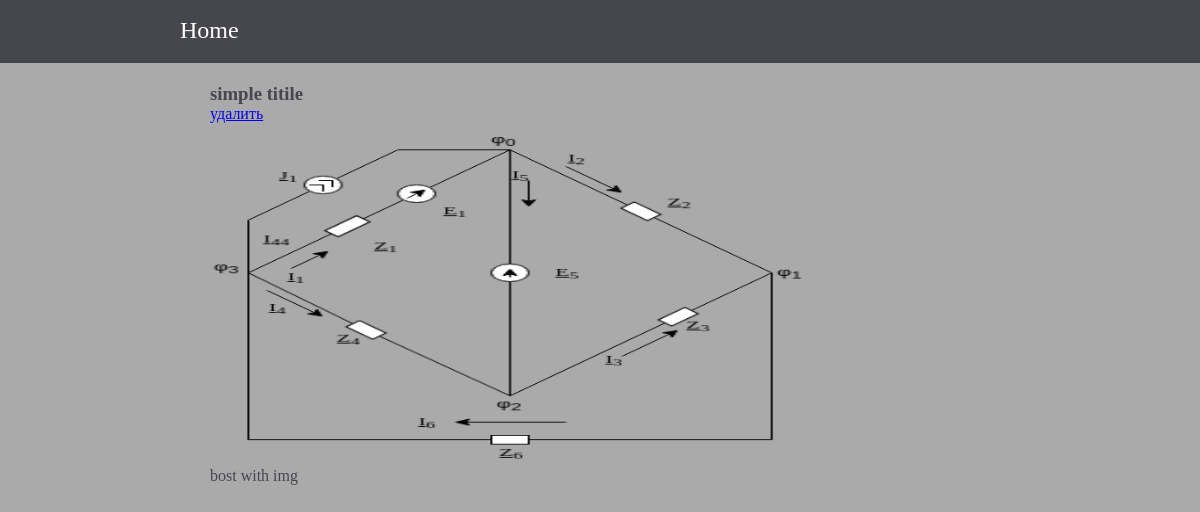
Before: /post_2 with the older database file.
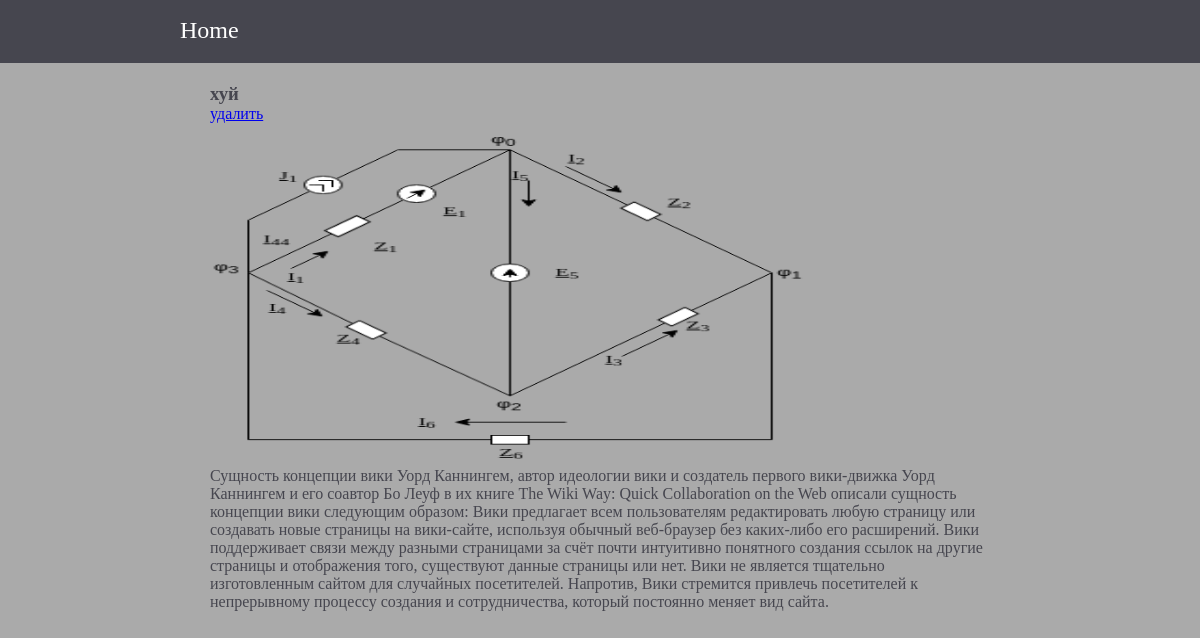
After: the same page with the newer database file.
### app/models.py (models this page shows, shortened)
class Post(db.Model):
    id = db.Column(db.Integer, primary_key=True)
    user_id = db.Column(db.Integer, db.ForeignKey("user.id"))
    title = db.Column(db.String(256), index=True)
    body = db.Column(db.String(1000))

### app/views.py (the view)
@app.route("/post_<id>")
def post(id):
    return render_template("index/post.html", post=Post.query.filter_by(id=id).first_or_404())

### app/templates/index/post.html
{% extends "base.html" %}
{% block css  %}
    <link rel="stylesheet" type="text/css" href="{{ url_for("static", filename="css/index/index.css") }}">
{% endblock %}
{% block content %}
    <div class="title">
        <h3>{{ post.title }}</h3>
        <a href="{{ url_for("remove_post", id=post.id ) }}">удалить</a>
    </div>
    <img src="/static/img/{{ post.id }}/img.jpeg">
    <div class="post_body">
        {{ post.body }}
    </div>
{% endblock %}

### app/templates/base.html (shortened to what this page needs)
<!DOCTYPE html>
<html>
<head>
    <link rel="stylesheet" type="text/css" href="{{ url_for("static", filename="css/base.css") }}">
    {% block css %}
    {% endblock %}
</head>
<body>
    <header>
        <div class="header_wrapper">
            <nav>
                <ul>
                    <li><a href="/") }}">Home</a></li>
                </ul>
            </nav>
        </div>
    </header>
    <div class="content_wrapper">
        {% block content %}
        {% endblock %}
    </div>
</body>
</html>

### app/static/css/base.css (style rules this page uses)
* { padding: 0; margin: 0; }
body { background: #AAAAAA; color: #46464F; }
.header_wrapper { width: 70%; margin-left: auto; margin-right: auto; }
header { background: #46464F; min-height: 60px; }
nav li { line-height: 60px; list-style: none; display: inline; }
nav li a, nav li a:visited { font-size: 1.5em; text-decoration: none; color: white; }
.content_wrapper { width: 65%; margin-top: 20px; padding-bottom: 10px; margin-left: auto; margin-right: auto; }

### app/static/css/index/index.css (style rules this page uses)
img { width: 600px; height: 340px; }

Changed rows visible on the page:
changed Post: title "simple titile" → "хуй"; body "bost with img" → "Сущность концепции вики Уорд Каннингем, автор идеологии вики и создатель первого вики-движка Уорд Каннингем и его соавтор Бо Леуф в их книге The Wiki Way: Quick Collaboration on the Web описали сущность концепции вики следующим образом: Вики предлагает всем пользователям редактировать любую страницу или создавать новые страницы на вики-сайте, используя обычный веб-браузер без каких-либо его расширений. Вики поддерживает связи между разными страницами за счёт почти интуитивно понятного создания ссылок на другие страницы и отображения того, существуют данные страницы или нет. Вики не является тщательно изготовленным сайтом для случайных посетителей. Напротив, Вики стремится привлечь…"
